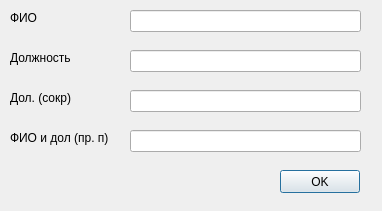
<?xml version="1.0" encoding="UTF-8"?>
<ui version="4.0">
 <class>DialogTeacher</class>
 <widget class="QDialog" name="DialogTeacher">
  <property name="geometry">
   <rect>
    <x>0</x>
    <y>0</y>
    <width>382</width>
    <height>211</height>
   </rect>
  </property>
  <property name="windowTitle">
   <string>Добавить преподавателя</string>
  </property>
  <widget class="QLabel" name="labr_fio">
   <property name="geometry">
    <rect>
     <x>10</x>
     <y>10</y>
     <width>41</width>
     <height>16</height>
    </rect>
   </property>
   <property name="text">
    <string>ФИО</string>
   </property>
  </widget>
  <widget class="QLineEdit" name="le_fio">
   <property name="geometry">
    <rect>
     <x>130</x>
     <y>10</y>
     <width>231</width>
     <height>22</height>
    </rect>
   </property>
  </widget>
  <widget class="QLabel" name="lab_dolzn">
   <property name="geometry">
    <rect>
     <x>10</x>
     <y>50</y>
     <width>71</width>
     <height>16</height>
    </rect>
   </property>
   <property name="text">
    <string>Должность</string>
   </property>
  </widget>
  <widget class="QLineEdit" name="le_dolzn">
   <property name="geometry">
    <rect>
     <x>130</x>
     <y>50</y>
     <width>231</width>
     <height>22</height>
    </rect>
   </property>
  </widget>
  <widget class="QLineEdit" name="le_dolzn_min">
   <property name="geometry">
    <rect>
     <x>130</x>
     <y>90</y>
     <width>231</width>
     <height>22</height>
    </rect>
   </property>
  </widget>
  <widget class="QLabel" name="lab_dolzn_min">
   <property name="geometry">
    <rect>
     <x>10</x>
     <y>90</y>
     <width>71</width>
     <height>16</height>
    </rect>
   </property>
   <property name="text">
    <string>Дол. (сокр)</string>
   </property>
  </widget>
  <widget class="QLineEdit" name="le_fio_pr">
   <property name="geometry">
    <rect>
     <x>130</x>
     <y>130</y>
     <width>231</width>
     <height>22</height>
    </rect>
   </property>
  </widget>
  <widget class="QLabel" name="labr_fio_pr">
   <property name="geometry">
    <rect>
     <x>10</x>
     <y>130</y>
     <width>111</width>
     <height>16</height>
    </rect>
   </property>
   <property name="text">
    <string>ФИО и дол (пр. п)</string>
   </property>
  </widget>
  <widget class="QPushButton" name="pb_teacher">
   <property name="geometry">
    <rect>
     <x>280</x>
     <y>170</y>
     <width>80</width>
     <height>23</height>
    </rect>
   </property>
   <property name="text">
    <string>OK</string>
   </property>
  </widget>
 </widget>
 <resources/>
 <connections/>
</ui>
